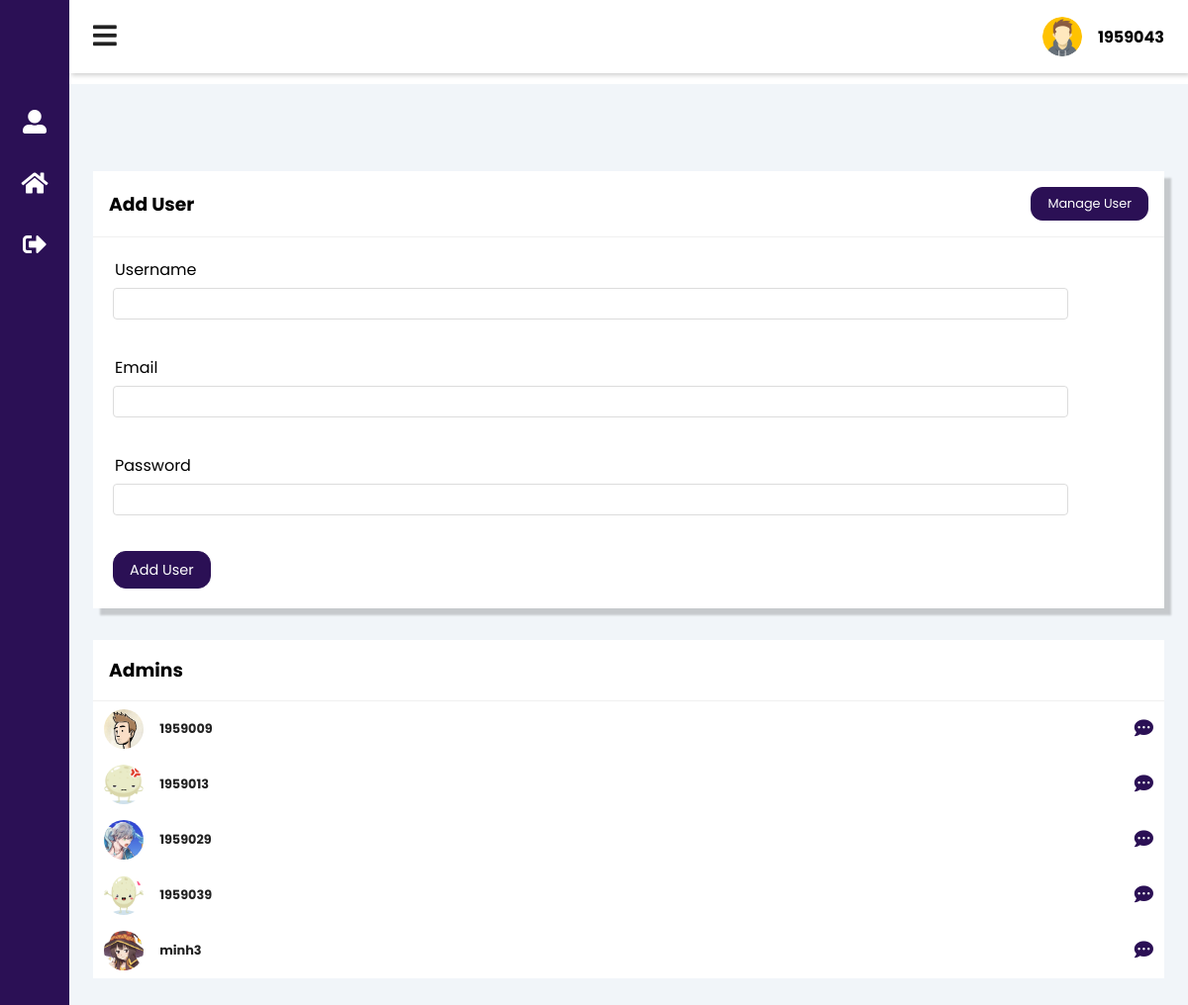
/admin/users/create.php (signed in), run on the app's committed database.
### tables this page shows
CREATE TABLE `users` (
  `user_id` int(11) NOT NULL,
  `admin` tinyint(4) NOT NULL,
  `username` varchar(255) NOT NULL,
  `email` varchar(255) NOT NULL,
  `password` varchar(255) NOT NULL,
  `image_profile` varchar(255) DEFAULT NULL,
  `date_created` datetime NOT NULL DEFAULT current_timestamp()
);

### db.php (called while the page is built, shortened)
<?php
$host = "localhost";
$user = "root";
$pw = "";
$db = "id16991579_letters";
$conn = new mysqli($host, $user, $pw, $db);
function executeQuery($sql, $data)
{
    global $conn;
    $stmt = $conn->prepare($sql);
    $values = array_values($data);
    $types = str_repeat('s', count($values));
    $stmt->bind_param($types, ...$values);
    $stmt->execute();
    return $stmt;
}
function selectAll($table, $conditions = [])
{
    global $conn;
    $sql = "SELECT * FROM $table";
    if (empty($conditions)) {
        $stmt = $conn->prepare($sql);
        $stmt->execute();
        $records = $stmt->get_result()->fetch_all(MYSQLI_ASSOC);
        return $records;
    } else {
        $i = 0;
        foreach ($conditions as $key => $value) {
            if ($i === 0) {
                $sql = $sql . " WHERE $key=?";
            } else {
                $sql = $sql . " AND $key=?";
            }
            $i++;
        }
        $stmt = executeQuery($sql, $conditions);
        $records = $stmt->get_result()->fetch_all(MYSQLI_ASSOC);
        return $records;
    }
}

### controllers/users.php (called while the page is built, shortened)
<?php
            include_once(ROOT_PATH . "/db.php");
            $all_admins=selectAll('users',['admin'=>1]);

### admin/users/create.php (the view, shortened to what this page needs)
<?php
include_once(ROOT_PATH . '/controllers/users.php');
?>
<!DOCTYPE html>
<html lang="en">
<head>
    <link rel="stylesheet" href="https://maxst.icons8.com/vue-static/landings/line-awesome/line-awesome/1.3.0/css/line-awesome.min.css">
    <link rel="stylesheet" href="https://cdnjs.cloudflare.com/ajax/libs/font-awesome/5.15.3/css/all.min.css" />
    <link rel="stylesheet" href="../../css/dashboard.css">
</head>
<body>
    <?php include_once('../../includes/dashboard_sidebar.php'); ?>
    <div class="main-content">
        <?php
        include_once('../../includes/dashboard_header.php');
        ?>
        <main>
            <div class="recent-grid">
                <div class="projects">
                    <div class="card">
                        <div class="card-header">
                            <h3>Add User</h3>
                            <a href="./index.php">
                                <button>Manage User</button>
                            </a>
                        </div>
                        <div class="card-body">
                            <div class="table-responsive">
                                <form action="./create.php" method="post">
                                    <div>
                                        <label for="username">Username</label><br>
                                        <input type="text" name="username" id=""><br>
                                    </div>
                                    <div>
                                        <label for="email">Email</label><br>
                                        <input type="email" name="email" id=""><br>
                                    </div>
                                    <div>
                                        <label for="password">Password</label><br>
                                        <input type="password" name="password" id=""><br>
                                    </div>
                                    <button type="submit" name="add-user"> Add User</button>
                                </form>
                            </div>
                        </div>
                    </div>
                </div>
                <div class="customers">
                    <div class="card">
                        <div class="card-header">
                            <h3>Admins</h3>
                        </div>
                        <div class="card-body">
                            <?php foreach ($all_admins as $key => $admin) : ?>
                                <div class="customer ">
                                    <div class="info ">
                                        <?php if (!empty($admin['image_profile'])) : ?>
                                            <img src="<?php echo  "/images/{$admin['image_profile']}"; ?> " width="40px " height="40px " alt=" ">
                                            <div>
                                            <?php else : ?>
                                                <img src="/images/Avatar.png " width="40px " height="40px " alt=" ">
                                                <div>
                                                <?php endif; ?>
                                                <h4><?php echo $admin['username']; ?></h4>
                                                </div>
                                            </div>
                                            <div class="contact ">
                                                <span><i class="fas fa-comment-dots"></i></span>
                                            </div>
                                    </div>
                                <?php endforeach; ?>
                                </div>
                        </div>
                    </div>
                </div>
            </div>
</body>
</html>

### css/dashboard.css (style rules this page uses)
:root { --main-color: #2b1055; --color-dark: #1D2231; --text-grey: #8390A2; }
* { padding: 0; margin: 0; box-sizing: border-box; list-style-type: none; text-decoration: none; font-family: 'Poppins', sans-serif; }
.main-content { transition: margin-left 300ms; margin-left: 345px; }
main { margin-top: 85px; padding: 2rem 1.5rem; background: #f1f5f9; min-height: calc(100vh - 90px); }
.recent-grid { margin-top: 3.5rem; display: grid; grid-gap: 2rem; grid-template-columns: auto; }
.recent-grid label { padding-left: 12px; }
.projects { box-shadow: 7px 7px 2px #0000002e; }
.card { background: #fff; }
.card-header { padding: 1rem; }
.card-header { display: flex; justify-content: space-between; align-items: center; border-bottom: 1px solid #f0f0f0; }
.card-header a button { background: var(--main-color); border-radius: 12px; color: #fff; font-size: .8rem; padding: .45rem 1rem; border: 1px solid var(--main-color); }
.table-responsive { width: 100%; overflow-x: auto; }
input { width: 90%; padding: 5px; border: 1px solid gainsboro; border-radius: 4px; box-sizing: border-box; margin-top: 6px; margin-bottom: 16px; margin-left: 10px; }
form>div { margin-left: 10px; margin-top: 20px; }
form button { background: var(--main-color); border-radius: 13px; color: #fff; font-size: .9rem; padding: .45rem 1rem; border: 1px solid var(--main-color); margin: 20px 20px; }
.customer { display: flex; justify-content: space-between; align-items: center; padding: .5rem .7rem; }
.info { display: flex; align-items: center; }
.info img { border-radius: 50%; margin-right: 1rem; }
.info h4 { font-size: .8rem; font-weight: 700; color: #222; }
.contact span { font-size: 1.2rem; display: inline-block; margin-left: .5rem; color: var(--main-color); }
@media only screen and (max-width: 1200px) { .main-content { margin-left: 70px; } }

### data on the page
users: image_profile (picture), username "1959009"
users: image_profile (picture), username "1959013"
users: image_profile (picture), username "1959029"
users: image_profile (picture), username "1959039"
users: image_profile (picture), username "minh3"

### other printed values
$_SESSION['username'] "1959043"
